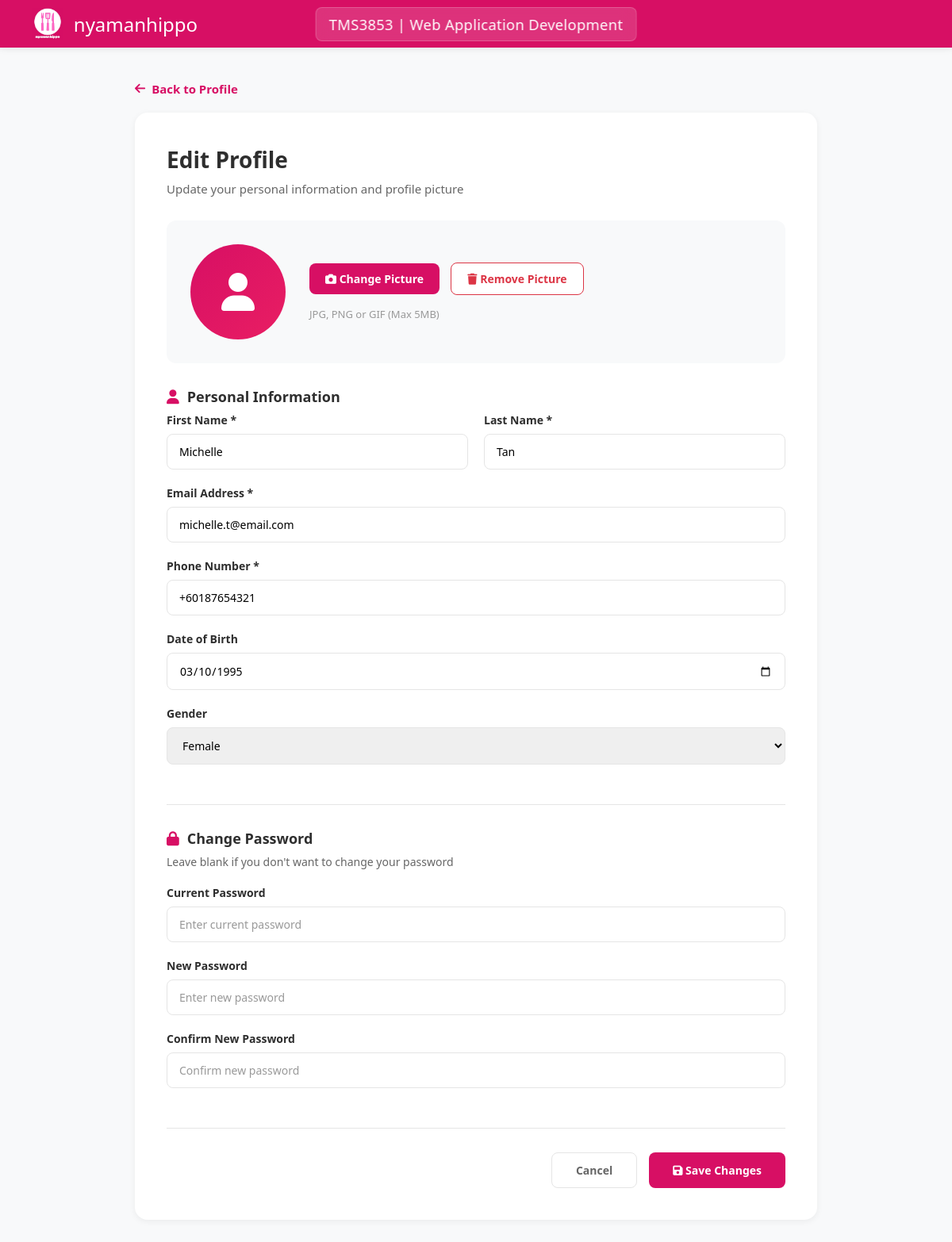
Screenshot of /editProfile.php (signed in) with the database file from the repository.
### tables this page shows
CREATE TABLE `user` (
  `User_ID` int(11) NOT NULL,
  `Username` varchar(100) NOT NULL,
  `Name` varchar(60) NOT NULL,
  `Email` varchar(110) NOT NULL,
  `Password` varchar(100) NOT NULL,
  `PhoneNo` varchar(15) NOT NULL,
  `Address` text DEFAULT NULL,
  `Profile_Picture` varchar(255) DEFAULT NULL,
  `Date_Of_Birth` date DEFAULT NULL,
  `Gender` enum('male','female','other','') DEFAULT NULL,
  `Created_At` timestamp NOT NULL DEFAULT current_timestamp(),
  `Updated_At` timestamp NOT NULL DEFAULT current_timestamp() ON UPDATE current_timestamp()
);

### editProfile.php (the view, shortened to what this page needs)
<?php
$host = 'localhost';
$dbname = 'foodpanda_db';
$username = 'root';
$password = '';
$pdo = null;
$db_error = false;
try {
    $pdo = new PDO("mysql:host=$host;dbname=$dbname", $username, $password);
    $pdo->setAttribute(PDO::ATTR_ERRMODE, PDO::ERRMODE_EXCEPTION);
} catch(PDOException $e) {
    error_log("Connection failed: " . $e->getMessage());
    $db_error = true;
}
$currentUser = null;
if ($pdo && !$db_error) {
    try {
        $userId = $_SESSION['user_id'];
        $userQuery = "SELECT * FROM user WHERE User_ID = ?";
        $userStmt = $pdo->prepare($userQuery);
        $userStmt->execute([$userId]);
        $currentUser = $userStmt->fetch(PDO::FETCH_ASSOC);
    } catch(PDOException $e) {
        error_log("User query failed: " . $e->getMessage());
    }
}
$fullName = $currentUser['Name'] ?? 'James Smith';
$nameParts = explode(' ', $fullName, 2);
$firstName = $nameParts[0] ?? 'James';
$lastName = $nameParts[1] ?? 'Smith';
$email = $currentUser['Email'] ?? 'james@email.com';
$phone = $currentUser['PhoneNo'] ?? '+60123456789';
$dateOfBirth = $currentUser['Date_Of_Birth'] ?? '';
$gender = $currentUser['Gender'] ?? '';
$profilePicture = $currentUser['Profile_Picture'] ?? null;
?>
<!DOCTYPE html>
<html lang="en">
<head>
    <link rel="stylesheet" href="navbar.css">
    <link rel="stylesheet" href="https://cdnjs.cloudflare.com/ajax/libs/font-awesome/6.0.0/css/all.min.css">
</head>
<body>
    <nav class="navbar">
        <div class="nav-wrapper">
            <div class="logo">
                <img src="foodpanda-logo.jpg" alt="foodpanda" class="logo-img">
                <h1>nyamanhippo</h1>
            </div>
        </div>
    </nav>
    <main class="edit-profile-container">
        <div class="back-link-wrapper">
            <a href="userProfile.php" class="back-link">
                <i class="fa fa-arrow-left"></i> Back to Profile
            </a>
        </div>
        <div class="edit-profile-card">
            <h1>Edit Profile</h1>
            <p class="subtitle">Update your personal information and profile picture</p>
            <form id="editProfileForm" method="POST" enctype="multipart/form-data">
                <div class="profile-picture-section">
                    <div class="current-avatar" id="currentAvatar">
                        <?php if ($profilePicture && file_exists($profilePicture)): ?>
                            <img src="<?php echo htmlspecialchars($profilePicture); ?>" alt="Profile Picture">
                        <?php else: ?>
                            <i class="fa fa-user"></i>
                        <?php endif; ?>
                    </div>
                    <div class="picture-controls">
                        <button type="button" class="upload-btn" onclick="document.getElementById('profilePictureInput').click()">
                            <i class="fa fa-camera"></i> Change Picture
                        </button>
                        <button type="button" class="remove-btn" id="removePictureBtn">
                            <i class="fa fa-trash"></i> Remove Picture
                        </button>
                        <p class="upload-hint">JPG, PNG or GIF (Max 5MB)</p>
                    </div>
                </div>
                <div class="form-section">
                    <h2><i class="fa fa-user"></i> Personal Information</h2>
                    <div class="form-row">
                        <div class="form-group">
                            <label for="firstName">First Name *</label>
                            <input type="text" id="firstName" name="firstName" value="<?php echo htmlspecialchars($firstName); ?>" required>
                        </div>
                        <div class="form-group">
                            <label for="lastName">Last Name *</label>
                            <input type="text" id="lastName" name="lastName" value="<?php echo htmlspecialchars($lastName); ?>" required>
                        </div>
                    </div>
                    <div class="form-group">
                        <label for="email">Email Address *</label>
                        <input type="email" id="email" name="email" value="<?php echo htmlspecialchars($email); ?>" required>
                    </div>
                    <div class="form-group">
                        <label for="phone">Phone Number *</label>
                        <input type="tel" id="phone" name="phone" value="<?php echo htmlspecialchars($phone); ?>" required>
                    </div>
                    <div class="form-group">
                        <label for="dateOfBirth">Date of Birth</label>
                        <input type="date" id="dateOfBirth" name="dateOfBirth" value="<?php echo htmlspecialchars($dateOfBirth); ?>">
                    </div>
                    <div class="form-group">
                        <label for="gender">Gender</label>
                        <select id="gender" name="gender">
                            <option value="female" <?php echo $gender === 'female' ? 'selected' : ''; ?>>Female</option>
                        </select>
                    </div>
                </div>
                <div class="form-section">
                    <h2><i class="fa fa-lock"></i> Change Password</h2>
                    <p class="section-subtitle">Leave blank if you don't want to change your password</p>
                    <div class="form-group">
                        <label for="currentPassword">Current Password</label>
                        <input type="password" id="currentPassword" name="currentPassword" placeholder="Enter current password">
                    </div>
                    <div class="form-group">
                        <label for="newPassword">New Password</label>
                        <input type="password" id="newPassword" name="newPassword" placeholder="Enter new password">
                    </div>
                    <div class="form-group">
                        <label for="confirmPassword">Confirm New Password</label>
                        <input type="password" id="confirmPassword" name="confirmPassword" placeholder="Confirm new password">
                    </div>
                </div>
                <div class="form-actions">
                    <button type="button" class="btn-cancel" onclick="window.location.href='userProfile.php'">
                        Cancel
                    </button>
                    <button type="submit" class="btn-save">
                        <i class="fa fa-save"></i> Save Changes
                    </button>
                </div>
            </form>
        </div>
    </main>
</body>
</html>

### navbar.css (style rules this page uses)
:root { --primary-color: #d70f64; --secondary-color: #ff2b85; --dark-color: #2e2e2e; --light-color: #f8f9fa; }
* { margin: 0; padding: 0; box-sizing: border-box; }
body { font-family: 'Segoe UI', Tahoma, Geneva, Verdana, sans-serif; }
.navbar { background: var(--primary-color); box-shadow: 0 2px 8px rgba(0,0,0,0.08); position: sticky; top: 0; z-index: 1000; }
.nav-wrapper { max-width: 1200px; margin: 0 auto; display: flex; justify-content: space-between; align-items: center; padding: 0 40px; height: 60px; position: relative; }
.logo { display: flex; align-items: center; gap: 0.8rem; }
.logo-img { height: 40px; width: auto; object-fit: contain; }
.logo h1 { color: white; font-size: 1.5rem; font-weight: 400; margin: 0; }
.nav-wrapper::after { content: "TMS3853 | Web Application Development"; position: absolute; left: 50%; transform: translateX(-50%); padding: 0.5rem 1rem; font-size: 1.15rem; font-weight: 500; color: white; background: rgba(255, 255, 255, 0.15); border-radius: 8px; backdrop-filter: blur(10px); border: 1px solid rgba(255, 255, 255, 0.2); letter-spacing: 0.3px; white-space: nowrap; }

### editProfile.php (style rules this page uses)
* { margin: 0; padding: 0; box-sizing: border-box; font-family: 'Segoe UI', Tahoma, Geneva, Verdana, sans-serif; }
body { background-color: #f8f9fa; }
.edit-profile-container { max-width: 900px; margin: 0 auto; padding: 40px 20px; }
.back-link-wrapper { margin-bottom: 20px; }
.back-link { display: inline-flex; align-items: center; gap: 8px; color: #d70f64; text-decoration: none; font-weight: 600; font-size: 15px; transition: color 0.2s; }
.edit-profile-card { background: white; border-radius: 16px; padding: 40px; box-shadow: 0 2px 8px rgba(0,0,0,0.06); }
.edit-profile-card h1 { font-size: 28px; color: #2e2e2e; margin-bottom: 8px; }
.subtitle { color: #666; font-size: 15px; margin-bottom: 30px; }
.profile-picture-section { display: flex; align-items: center; gap: 30px; padding: 30px; background: #f8f9fa; border-radius: 12px; margin-bottom: 30px; }
.current-avatar { width: 120px; height: 120px; border-radius: 50%; background: linear-gradient(135deg, #d70f64 0%, #e91e63 100%); display: flex; align-items: center; justify-content: center; font-size: 48px; color: white; flex-shrink: 0; overflow: hidden; }
.picture-controls { flex: 1; }
.upload-btn, .remove-btn { border: none; padding: 10px 20px; border-radius: 8px; font-size: 14px; font-weight: 600; cursor: pointer; transition: all 0.2s; margin-right: 10px; margin-bottom: 10px; }
.upload-btn { background: #d70f64; color: white; }
.remove-btn { background: white; border: 1px solid #dc3545; color: #dc3545; }
.upload-hint { color: #999; font-size: 13px; margin-top: 5px; }
.form-section { margin-bottom: 30px; padding-bottom: 30px; border-bottom: 1px solid #e5e5e5; }
.form-section h2 { font-size: 18px; color: #2e2e2e; margin-bottom: 8px; display: flex; align-items: center; gap: 10px; }
.form-section h2 i { color: #d70f64; }
.section-subtitle { color: #666; font-size: 14px; margin-bottom: 20px; }
.form-row { display: grid; grid-template-columns: 1fr 1fr; gap: 20px; }
.form-group { margin-bottom: 20px; }
.form-group label { display: block; font-size: 14px; font-weight: 600; color: #2e2e2e; margin-bottom: 8px; }
.form-group input, .form-group select { width: 100%; padding: 12px 15px; border: 1px solid #e5e5e5; border-radius: 8px; font-size: 14px; transition: border-color 0.2s; }
.form-group input::placeholder { color: #999; }
.form-actions { display: flex; gap: 15px; justify-content: flex-end; margin-top: 30px; }
.btn-cancel, .btn-save { padding: 12px 30px; border-radius: 8px; font-size: 14px; font-weight: 600; cursor: pointer; transition: all 0.2s; }
.btn-cancel { background: white; border: 1px solid #e5e5e5; color: #666; }
.btn-save { background: #d70f64; border: none; color: white; }

### rows the page displays
user: firstName "Michelle", lastName "Tan", email "michelle.t@email.com", phone "+60187654321", dateOfBirth "03/10/1995", gender "Female"
